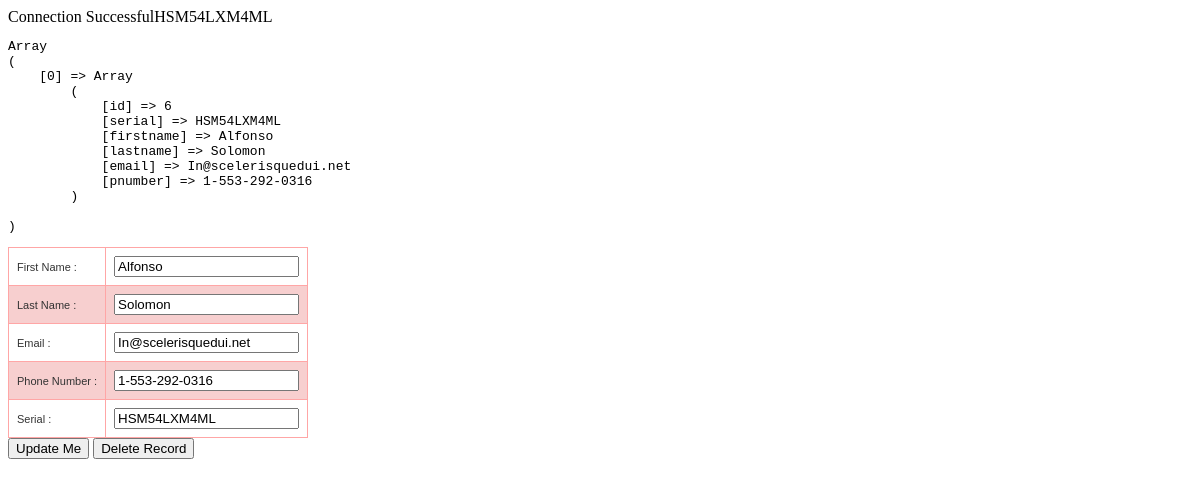
The app's page /updateThisUser.php?serial=HSM54LXM4ML with its own data.
### tables this page shows
CREATE TABLE `people` (
  `id` int(100) NOT NULL,
  `Serial` varchar(100) NOT NULL,
  `FirstName` varchar(20) NOT NULL,
  `LastName` varchar(20) NOT NULL,
  `EmailAddress` varchar(60) NOT NULL,
  `PhoneNumber` varchar(15) NOT NULL
);

### functions.php (called while the page is built, shortened)
<?php
function fetchThisUser($Serial)
{
    global $mysqli;
    $stmt = $mysqli->prepare(
      "
    SELECT
    id,
    Serial,
    FirstName,
    LastName,
    EmailAddress,
    PhoneNumber
    FROM people
    WHERE
    Serial = ?
    LIMIT 1"
    );
    $stmt->bind_param("s", $Serial);
    $stmt->execute();
    $stmt->bind_result($id, $Serial, $FirstName, $LastName, $EmailAddress, $PhoneNumber);
  while ($stmt->fetch()) {
    $row[] = array(
      'id'                      => $id,
      'serial'                  => $Serial,
      'firstname'               => $FirstName,
      'lastname'                => $LastName,
      'email'                   => $EmailAddress,
      'pnumber'                  => $PhoneNumber
    );
  }
  return ($row);
}

### updateThisUser.php (the view, shortened to what this page needs)
<?php
$thisUserID = $_GET['serial'];
echo $thisUserID;
$foundUser = fetchThisUser($thisUserID);
echo "<pre>";
  print_r($foundUser);
echo "</pre>";
?>
<!DOCTYPE html PUBLIC '-//W3C//DTD XHTML 1.0 Transitional//EN' 'http://www.w3.org/TR/xhtml1/DTD/xhtml1-transitional.dtd'>
<html xmlns='http://www.w3.org/1999/xhtml'>
<head>
</head>
<body>
<form name="getUserDetails" method="post" action="processUpdateUser.php">
<table class="table-style-three">
  <?php foreach ($foundUser as $userdetails) { ?>
  <tr><td>First Name :</td>      <td><input type="text" name="firstname" value="<?php print $userdetails['firstname']; ?>"></td></tr>
  <tr><td>Last Name :</td>       <td><input type="text" name="lastname" value="<?php print $userdetails['lastname']; ?>"></td></tr>
  <tr><td>Email :</td>          <td><input type="text" name="email" value="<?php print $userdetails['email']; ?>"></td></tr>
  <tr><td>Phone Number :</td>           <td><input type="text" name="pnumber" value="<?php print $userdetails['pnumber']; ?>"></td></tr>
    <tr><td>Serial : </td>      <td><input type="text" name="serial" value="<?php print $userdetails['serial'];?>"></td></tr>
  <?php } ?>
</table>
  <input type="submit" name="submit" value="Update Me">
    <input type="submit" name="delete_record" value="Delete Record">
</form>
</body>
</html>

### updateThisUser.php (style rules this page uses)
table.table-style-three { font-family: verdana, arial, sans-serif; font-size: 11px; color: #333333; border-width: 1px; border-color: #3A3A3A; border-collapse: collapse; }
table.table-style-three tr:nth-child(even) td { background-color: #F7CFCF; }
table.table-style-three td { border-width: 1px; padding: 8px; border-style: solid; border-color: #FFA6A6; background-color: #ffffff; }

### records on screen
people: firstname "Alfonso", lastname "Solomon", email "In@scelerisquedui.net", pnumber "1-553-292-0316", serial "HSM54LXM4ML"

### other values on screen
$thisUserID "HSM54LXM4ML"
